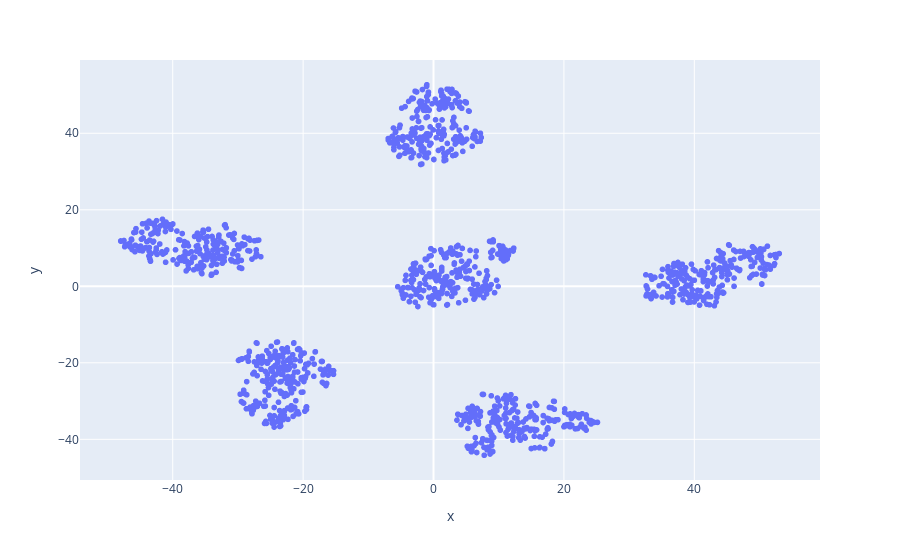

Write notebook code for a chart like this one.
### Code cell
fig = px.scatter(df, x="x", y="y", hover_data=["card"])
fig.show()

### Figure 1 — Plotly figure (JSON) as saved in the notebook; plotly's stock layout.template omitted (floating-point values rounded to 4 significant figures; data arrays with more than 128 entries replaced by an {"elided": "..."} marker saying what was removed)
{"data": [{"customdata": {"elided": "1373x1 str values"}, "hovertemplate": "x=%{x}<br>y=%{y}<br>card=%{customdata[0]}<extra></extra>", "legendgroup": "", "marker": {"color": "#636efa", "symbol": "circle"}, "mode": "markers", "name": "", "showlegend": false, "type": "scattergl", "x": {"elided": "1373 float values"}, "xaxis": "x", "y": {"elided": "1373 float values"}, "yaxis": "y"}], "layout": {"legend": {"tracegroupgap": 0}, "margin": {"t": 60}, "xaxis": {"anchor": "y", "domain": [0, 1], "title": {"text": "x"}}, "yaxis": {"anchor": "x", "domain": [0, 1], "title": {"text": "y"}}}}
